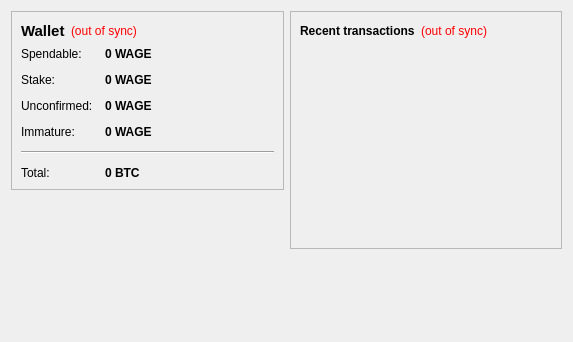
<?xml version="1.0" encoding="UTF-8"?>
<ui version="4.0">
 <class>OverviewPage</class>
 <widget class="QWidget" name="OverviewPage">
  <property name="geometry">
   <rect>
    <x>0</x>
    <y>0</y>
    <width>573</width>
    <height>342</height>
   </rect>
  </property>
  <property name="windowTitle">
   <string>Form</string>
  </property>
  <layout class="QHBoxLayout" name="horizontalLayout" stretch="1,1">
   <item>
    <layout class="QVBoxLayout" name="verticalLayout_2">
     <item>
      <widget class="QFrame" name="frame">
       <property name="frameShape">
        <enum>QFrame::StyledPanel</enum>
       </property>
       <property name="frameShadow">
        <enum>QFrame::Raised</enum>
       </property>
       <layout class="QVBoxLayout" name="verticalLayout_4">
        <item>
         <layout class="QHBoxLayout" name="horizontalLayout_4">
          <item>
           <widget class="QLabel" name="label_5">
            <property name="font">
             <font>
              <pointsize>11</pointsize>
              <weight>75</weight>
              <bold>true</bold>
             </font>
            </property>
            <property name="text">
             <string>Wallet</string>
            </property>
           </widget>
          </item>
          <item>
           <widget class="QLabel" name="labelWalletStatus">
            <property name="toolTip">
             <string>The displayed information may be out of date. Your wallet automatically synchronizes with the Wager network after a connection is established, but this process has not completed yet.</string>
            </property>
            <property name="styleSheet">
             <string notr="true">QLabel { color: red; }</string>
            </property>
            <property name="text">
             <string notr="true">(out of sync)</string>
            </property>
            <property name="alignment">
             <set>Qt::AlignLeading|Qt::AlignLeft|Qt::AlignVCenter</set>
            </property>
           </widget>
          </item>
          <item>
           <spacer name="horizontalSpacer_2">
            <property name="orientation">
             <enum>Qt::Horizontal</enum>
            </property>
            <property name="sizeHint" stdset="0">
             <size>
              <width>40</width>
              <height>20</height>
             </size>
            </property>
           </spacer>
          </item>
         </layout>
        </item>
        <item>
         <layout class="QFormLayout" name="formLayout_2">
          <property name="fieldGrowthPolicy">
           <enum>QFormLayout::AllNonFixedFieldsGrow</enum>
          </property>
          <property name="horizontalSpacing">
           <number>12</number>
          </property>
          <property name="verticalSpacing">
           <number>12</number>
          </property>
          <item row="0" column="0">
           <widget class="QLabel" name="label">
            <property name="text">
             <string>Spendable:</string>
            </property>
           </widget>
          </item>
          <item row="0" column="1">
           <widget class="QLabel" name="labelBalance">
            <property name="font">
             <font>
              <weight>75</weight>
              <bold>true</bold>
             </font>
            </property>
            <property name="cursor">
             <cursorShape>IBeamCursor</cursorShape>
            </property>
            <property name="toolTip">
             <string>Your current spendable balance</string>
            </property>
            <property name="text">
             <string notr="true">0 WAGE</string>
            </property>
            <property name="textInteractionFlags">
             <set>Qt::LinksAccessibleByMouse|Qt::TextSelectableByKeyboard|Qt::TextSelectableByMouse</set>
            </property>
           </widget>
          </item>
          <item row="1" column="0">
           <widget class="QLabel" name="label_6">
            <property name="text">
             <string>Stake:</string>
            </property>
           </widget>
          </item>
          <item row="1" column="1">
           <widget class="QLabel" name="labelStake">
            <property name="font">
             <font>
              <weight>75</weight>
              <bold>true</bold>
             </font>
            </property>
            <property name="cursor">
             <cursorShape>IBeamCursor</cursorShape>
            </property>
            <property name="toolTip">
             <string>Total of coins that was staked, and do not yet count toward the current balance</string>
            </property>
            <property name="text">
             <string notr="true">0 WAGE</string>
            </property>
            <property name="textInteractionFlags">
             <set>Qt::LinksAccessibleByMouse|Qt::TextSelectableByKeyboard|Qt::TextSelectableByMouse</set>
            </property>
           </widget>
          </item>
          <item row="2" column="0">
           <widget class="QLabel" name="label_3">
            <property name="text">
             <string>Unconfirmed:</string>
            </property>
           </widget>
          </item>
          <item row="2" column="1">
           <widget class="QLabel" name="labelUnconfirmed">
            <property name="font">
             <font>
              <weight>75</weight>
              <bold>true</bold>
             </font>
            </property>
            <property name="cursor">
             <cursorShape>IBeamCursor</cursorShape>
            </property>
            <property name="toolTip">
             <string>Total of transactions that have yet to be confirmed, and do not yet count toward the current balance</string>
            </property>
            <property name="text">
             <string notr="true">0 WAGE</string>
            </property>
            <property name="textInteractionFlags">
             <set>Qt::LinksAccessibleByMouse|Qt::TextSelectableByKeyboard|Qt::TextSelectableByMouse</set>
            </property>
           </widget>
          </item>
          <item row="3" column="0">
           <widget class="QLabel" name="labelImmatureText">
            <property name="text">
             <string>Immature:</string>
            </property>
           </widget>
          </item>
          <item row="3" column="1">
           <widget class="QLabel" name="labelImmature">
            <property name="font">
             <font>
              <weight>75</weight>
              <bold>true</bold>
             </font>
            </property>
            <property name="toolTip">
             <string>Mined balance that has not yet matured</string>
            </property>
            <property name="text">
             <string notr="true">0 WAGE</string>
            </property>
            <property name="textInteractionFlags">
             <set>Qt::LinksAccessibleByMouse|Qt::TextSelectableByKeyboard|Qt::TextSelectableByMouse</set>
            </property>
           </widget>
          </item>
          <item row="4" column="0" colspan="2">
           <widget class="Line" name="line">
            <property name="orientation">
             <enum>Qt::Horizontal</enum>
            </property>
           </widget>
          </item>
          <item row="5" column="0">
           <widget class="QLabel" name="labelTotalText">
            <property name="text">
             <string>Total:</string>
            </property>
           </widget>
          </item>
          <item row="5" column="1">
           <widget class="QLabel" name="labelTotal">
            <property name="font">
             <font>
              <weight>75</weight>
              <bold>true</bold>
             </font>
            </property>
            <property name="cursor">
             <cursorShape>IBeamCursor</cursorShape>
            </property>
            <property name="toolTip">
             <string>Your current total balance</string>
            </property>
            <property name="text">
             <string notr="true">0 BTC</string>
            </property>
            <property name="textInteractionFlags">
             <set>Qt::LinksAccessibleByMouse|Qt::TextSelectableByKeyboard|Qt::TextSelectableByMouse</set>
            </property>
           </widget>
          </item>
         </layout>
        </item>
       </layout>
      </widget>
     </item>
     <item>
      <spacer name="verticalSpacer">
       <property name="orientation">
        <enum>Qt::Vertical</enum>
       </property>
       <property name="sizeHint" stdset="0">
        <size>
         <width>20</width>
         <height>40</height>
        </size>
       </property>
      </spacer>
     </item>
     <item>
      <widget class="QLabel" name="label_2">
       <property name="text">
        <string/>
       </property>
       <property name="pixmap">
        <pixmap resource="../bitcoin.qrc">:/icons/Wager</pixmap>
       </property>
      </widget>
     </item>
    </layout>
   </item>
   <item>
    <layout class="QVBoxLayout" name="verticalLayout_3">
     <item>
      <widget class="QFrame" name="frame_2">
       <property name="frameShape">
        <enum>QFrame::StyledPanel</enum>
       </property>
       <property name="frameShadow">
        <enum>QFrame::Raised</enum>
       </property>
       <layout class="QVBoxLayout" name="verticalLayout">
        <item>
         <layout class="QHBoxLayout" name="horizontalLayout_2">
          <item>
           <widget class="QLabel" name="label_4">
            <property name="text">
             <string>&lt;b&gt;Recent transactions&lt;/b&gt;</string>
            </property>
           </widget>
          </item>
          <item>
           <widget class="QLabel" name="labelTransactionsStatus">
            <property name="toolTip">
             <string>The displayed information may be out of date. Your wallet automatically synchronizes with the Wager network after a connection is established, but this process has not completed yet.</string>
            </property>
            <property name="styleSheet">
             <string notr="true">QLabel { color: red; }</string>
            </property>
            <property name="text">
             <string notr="true">(out of sync)</string>
            </property>
            <property name="alignment">
             <set>Qt::AlignRight|Qt::AlignTrailing|Qt::AlignVCenter</set>
            </property>
           </widget>
          </item>
          <item>
           <spacer name="horizontalSpacer">
            <property name="orientation">
             <enum>Qt::Horizontal</enum>
            </property>
            <property name="sizeHint" stdset="0">
             <size>
              <width>40</width>
              <height>20</height>
             </size>
            </property>
           </spacer>
          </item>
         </layout>
        </item>
        <item>
         <widget class="QListView" name="listTransactions">
          <property name="styleSheet">
           <string notr="true">QListView { background: transparent; }</string>
          </property>
          <property name="frameShape">
           <enum>QFrame::NoFrame</enum>
          </property>
          <property name="verticalScrollBarPolicy">
           <enum>Qt::ScrollBarAlwaysOff</enum>
          </property>
          <property name="horizontalScrollBarPolicy">
           <enum>Qt::ScrollBarAlwaysOff</enum>
          </property>
          <property name="selectionMode">
           <enum>QAbstractItemView::NoSelection</enum>
          </property>
         </widget>
        </item>
       </layout>
      </widget>
     </item>
     <item>
      <spacer name="verticalSpacer_2">
       <property name="orientation">
        <enum>Qt::Vertical</enum>
       </property>
       <property name="sizeHint" stdset="0">
        <size>
         <width>20</width>
         <height>40</height>
        </size>
       </property>
      </spacer>
     </item>
    </layout>
   </item>
  </layout>
 </widget>
 <resources>
  <include location="../bitcoin.qrc"/>
 </resources>
 <connections/>
</ui>
